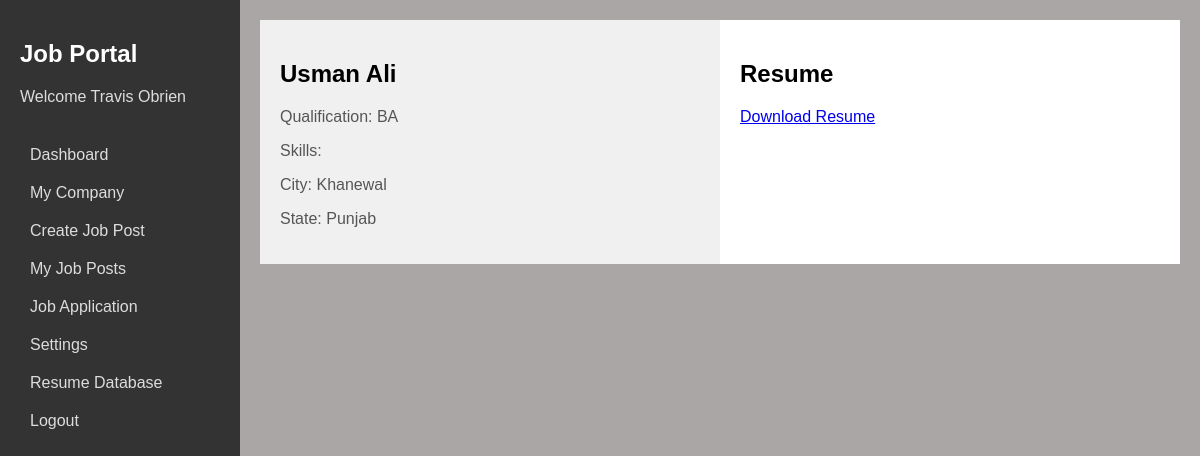
Page /company/companypage_resumedatabase.php (signed in) on the committed database.
### tables this page shows
CREATE TABLE `company` (
  `id_company` int(11) NOT NULL,
  `name` varchar(255) NOT NULL,
  `companyname` varchar(255) NOT NULL,
  `country` varchar(255) NOT NULL,
  `state` varchar(255) NOT NULL,
  `city` varchar(255) NOT NULL,
  `contactno` varchar(255) NOT NULL,
  `website` varchar(255) NOT NULL,
  `email` varchar(255) NOT NULL,
  `password` varchar(255) NOT NULL,
  `aboutme` varchar(255) DEFAULT NULL,
  `logo` varchar(255) NOT NULL,
  `createdAt` timestamp NOT NULL DEFAULT current_timestamp(),
  `active` int(11) NOT NULL DEFAULT 2
);

CREATE TABLE `apply_job_post` (
  `id_apply` int(11) NOT NULL,
  `id_jobpost` int(11) NOT NULL,
  `id_company` int(11) NOT NULL,
  `id_user` int(11) NOT NULL,
  `status` int(11) NOT NULL DEFAULT 0
);

CREATE TABLE `users` (
  `id_user` int(11) NOT NULL,
  `firstname` varchar(255) NOT NULL,
  `lastname` varchar(255) NOT NULL,
  `email` varchar(255) NOT NULL,
  `password` varchar(255) NOT NULL,
  `address` text DEFAULT NULL,
  `city` varchar(255) DEFAULT NULL,
  `state` varchar(255) DEFAULT NULL,
  `contactno` varchar(255) DEFAULT NULL,
  `qualification` varchar(255) DEFAULT NULL,
  `stream` varchar(255) DEFAULT NULL,
  `passingyear` varchar(255) DEFAULT NULL,
  `dob` varchar(255) DEFAULT NULL,
  `age` varchar(255) DEFAULT NULL,
  `designation` varchar(255) DEFAULT NULL,
  `resume` varchar(255) DEFAULT NULL,
  `hash` varchar(255) DEFAULT NULL,
  `active` int(11) NOT NULL DEFAULT 0,
  `aboutme` text DEFAULT NULL,
  `skills` text DEFAULT NULL
);

### company/companypage_resumedatabase.php (the view, shortened to what this page needs)
<?php
include '../config.php';
$id_company = $_SESSION['id_company'];
$sql = "SELECT * FROM company WHERE id_company = '$id_company'";
$result = $conn->query($sql);
if ($result->num_rows > 0) {
    $companyDetails = $result->fetch_assoc();
}
?>
<!DOCTYPE html>
<html lang="en">
<head>
</head>
<body>
<nav>
    <h1>Job Portal</h1>
    <p>Welcome <?php echo $companyDetails['name']; ?></p>
    <a href="companypage.php">Dashboard</a>
    <a href="companypage_mycompany.php">My Company</a>
    <a href="companypage_createjobpost.php">Create Job Post</a>
    <a href="companypage_myjobpost.php">My Job Posts</a>
    <a href="companypage_jobapplication.php">Job Application</a>
    <a href="companypage_settings.php">Settings</a>
    <a href="companypage_resumedatabase.php">Resume Database</a>
    <a href="companypage_logout.php">Logout</a>
</nav>
<div class="content">
<?php
include '../config.php';
$id_company = $_SESSION['id_company'];
$sqlApplyJobPost = "SELECT id_user FROM apply_job_post WHERE id_company = '$id_company'";
$resultApplyJobPost = $conn->query($sqlApplyJobPost);
if ($resultApplyJobPost->num_rows > 0) {
    while ($rowApplyJobPost = $resultApplyJobPost->fetch_assoc()) {
        $id_user = $rowApplyJobPost['id_user'];
        $sqlUserDetails = "SELECT * FROM users WHERE id_user = '$id_user'";
        $resultUserDetails = $conn->query($sqlUserDetails);
        if ($resultUserDetails->num_rows > 0) {
            $userDetails = $resultUserDetails->fetch_assoc();
            echo '<div class="content2">';
            echo '<div class="side-panel">';
            echo '<h2>' . $userDetails['firstname'] . ' ' . $userDetails['lastname'] . '</h2>';
            echo '<p>Qualification: ' . $userDetails['qualification'] . '</p>';
            echo '<p>Skills: ' . $userDetails['skills'] . '</p>';
            echo '<p>City: ' . $userDetails['city'] . '</p>';
            echo '<p>State: ' . $userDetails['state'] . '</p>';
            echo '</div>';
            echo '<div class="main-content">';
            echo '<h2>Resume</h2>';
            echo '<a href="download_resume.php?id_user=' . $id_user . '" target="_blank">Download Resume</a>';
            echo '</div>';
            echo '</div>';
        }
    }
} else {
    echo '<div class="content">';
    echo '<p>No one has applied for the job yet.</p>';
    echo '</div>';
}
?>
</div>
</body>
</html>

### company/companypage_resumedatabase.php (style rules this page uses)
body { font-family: 'Arial', sans-serif; margin: 0; padding: 0; display: flex; background-color: #aba6a6; }
nav { width: 20%; background-color: #333; color: #fff; padding: 20px; box-sizing: border-box; position: fixed; height: 100%; overflow: auto; }
nav h1 { color: #fff; margin-bottom: 20px; }
nav p { color: #ddd; margin-bottom: 30px; }
nav a { display: block; color: #ddd; text-decoration: none; padding: 10px; transition: background-color 0.3s; }
.content { flex: 1; padding: 20px; box-sizing: border-box; margin-left: 20%; }
h1 { color: #333; }
p { color: #555; }
body { margin: 0; font-family: 'Arial', sans-serif; }
.content2 { display: flex; }
.side-panel, .main-content { width: 50%; padding: 20px; }
.side-panel { background-color: #f0f0f0; }
.main-content { background-color: #fff; }

### rows in the picture
company: name "Travis Obrien"
apply_job_post: id_user.firstname "Usman", id_user.lastname "Ali", id_user.qualification "BA", id_user.city "Khanewal", id_user.state "Punjab"
